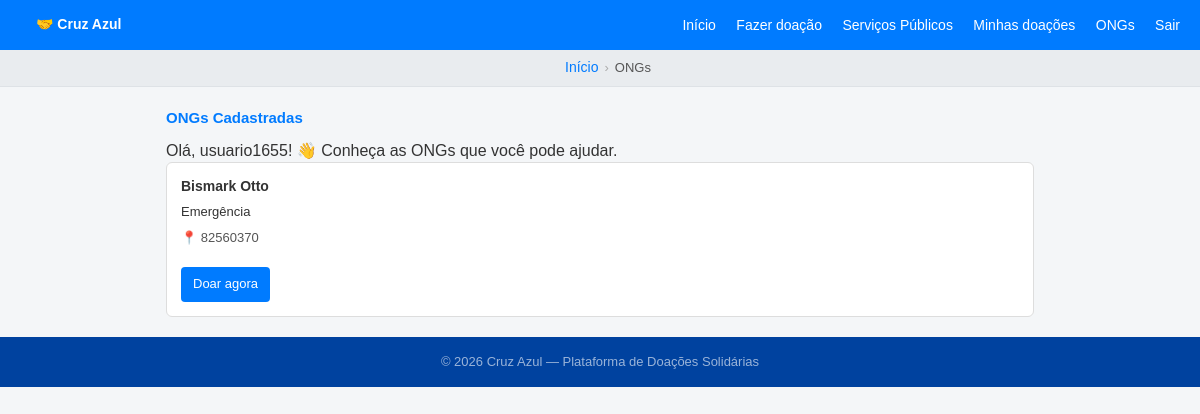
The app's page /public/pages/ongs.php (signed in) with its own data.
### tables this page shows
CREATE TABLE `ong` (
  `id_ong` int(10) UNSIGNED NOT NULL,
  `id_usuario` int(10) UNSIGNED DEFAULT NULL,
  `nome` varchar(300) NOT NULL,
  `cnpj` char(18) NOT NULL,
  `localizacao` varchar(50) NOT NULL,
  `classificacao_risco` enum('emergencia','continuo','pontual','baixa_prioridade') NOT NULL,
  `status_elegibilidade` enum('pendente','aprovado','rejeitado','ativo','suspenso') NOT NULL DEFAULT 'pendente',
  `data_atualizacao` datetime NOT NULL DEFAULT current_timestamp(),
  `criado_em` datetime NOT NULL DEFAULT current_timestamp(),
  `sigla_estado` varchar(2) DEFAULT NULL,
  `endereco` varchar(200) DEFAULT NULL,
  `cidade` varchar(50) DEFAULT NULL,
  `descricao` varchar(300) DEFAULT NULL,
  `senha_hash` varchar(200) DEFAULT NULL,
  `email` varchar(200) DEFAULT NULL,
  `token_confirmacao` varchar(200) DEFAULT NULL,
  `area_atuacao` varchar(50) DEFAULT NULL
);

### public/pages/ongs.php (the view, shortened to what this page needs)
<?php
require '../../src/api/database.php';
$primeiroNome = explode('@', $_SESSION['usuario']['email'])[0];
$stmt = $pdo->query(
    "SELECT id_ong, nome, localizacao, classificacao_risco
     FROM ong
     WHERE status_elegibilidade = 'ativo'
     ORDER BY nome ASC"
);
$ong = $stmt->fetchAll(PDO::FETCH_ASSOC);
$labels_risco = [
    'emergencia'       => 'Emergência',
    'continuo'         => 'Contínuo',
    'pontual'          => 'Pontual',
    'baixa_prioridade' => 'Baixa Prioridade',
];
?>
<!DOCTYPE html>
<html lang="pt-BR">
<head>
    <link rel="stylesheet" href="../assets/css/home_usuario.css">
</head>
<body>
<nav>
    <a href="home_usuario.php" class="logo" style="text-decoration:none;color:#fff;">🤝 Cruz Azul</a>
    <div>
        <a href="home_usuario.php">Início</a>
        <a href="doar.php">Fazer doação</a>
        <a href="servicos_publicos.php">Serviços Públicos</a>
        <a href="minhas_doacoes.php">Minhas doações</a>
        <a href="ongs.php">ONGs</a>
        <a href="logout.php">Sair</a>
    </div>
</nav>
<nav aria-label="breadcrumb" style="background:#e9ecef;border-bottom:1px solid #dee2e6;padding:8px 20px;font-size:13px;">
    <ol style="list-style:none;margin:0 auto;padding:0;display:flex;flex-wrap:wrap;align-items:center;max-width:900px;">
        <li><a href="home_usuario.php" style="color:#007BFF;text-decoration:none;">Início</a></li>
        <li><span style="margin:0 6px;color:#aaa;">›</span></li>
        <li style="color:#555;">ONGs</li>
    </ol>
</nav>
<div class="conteudo">
    <div class="titulo-secao">ONGs Cadastradas</div>
    <p>Olá, <?= htmlspecialchars($primeiroNome) ?>! 👋 Conheça as ONGs que você pode ajudar.</p>
    <?php if (empty($ong)): ?>
        <div class="card-ong" style="text-align:center;color:#555;">
            Nenhuma ONG cadastrada ainda.
        </div>
    <?php else: ?>
        <div class="grid-ongs">
            <?php foreach ($ong as $b): ?>
                <div class="card-ong">
                    <h3><?= htmlspecialchars($b['nome']) ?></h3>
                    <p style="font-weight:500;color:#333;margin-bottom:8px;">
                        <?= htmlspecialchars($labels_risco[$b['classificacao_risco']] ?? $b['classificacao_risco']) ?>
                    </p>
                    <div class="cidade">📍 <?= htmlspecialchars($b['localizacao']) ?></div>
                    <a href="fazer_doacao.php?ong=<?= (int)$b['id_ong'] ?>" class="btn-doar" style="display:inline-block;margin-top:14px;">
                        Doar agora
                    </a>
                </div>
            <?php endforeach; ?>
        </div>
    <?php endif; ?>
</div>
<footer>
    <p>© 2026 Cruz Azul — Plataforma de Doações Solidárias</p>
</footer>
</body>
</html>

### public/assets/css/home_usuario.css (style rules this page uses)
* { box-sizing: border-box; margin: 0; padding: 0; }
body { font-family: Arial, sans-serif; background-color: #f4f6f8; color: #333; line-height: 1.4; }
nav { background-color: #007BFF; padding: 14px 20px; display: flex; justify-content: space-between; align-items: center; }
nav .logo { color: #fff; font-weight: bold; }
nav a { color: #fff; text-decoration: none; margin-left: 16px; font-size: 14px; }
.conteudo { max-width: 900px; margin: 20px auto; padding: 0 16px; }
.titulo-secao { font-size: 15px; font-weight: bold; margin-bottom: 12px; color: #007BFF; }
.grid-acoes, .grid-ongs { display: grid; grid-template-columns: repeat(auto-fit, minmax(220px, 1fr)); gap: 12px; margin-bottom: 20px; }
.card-acao, .card-ong { background: #fff; border: 1px solid #ddd; border-radius: 6px; padding: 14px; text-decoration: none; color: #333; }
.card-acao h3, .card-ong h3 { font-size: 14px; margin-bottom: 6px; }
.card-acao p, .card-ong p, .card-ong .cidade { font-size: 13px; color: #555; margin-bottom: 6px; }
.btn-doar { display: inline-block; background-color: #007BFF; color: #fff; padding: 8px 12px; border-radius: 4px; text-decoration: none; font-size: 13px; }
footer { background-color: #00429f; color: rgba(255,255,255,0.6); text-align: center; padding: 16px; font-size: 13px; margin-top: 20px; }

### records on screen
ong: nome "Bismark Otto", classificacao_risco "Emergência", localizacao "82560370"

### other values on screen
$primeiroNome "usuario1655"
